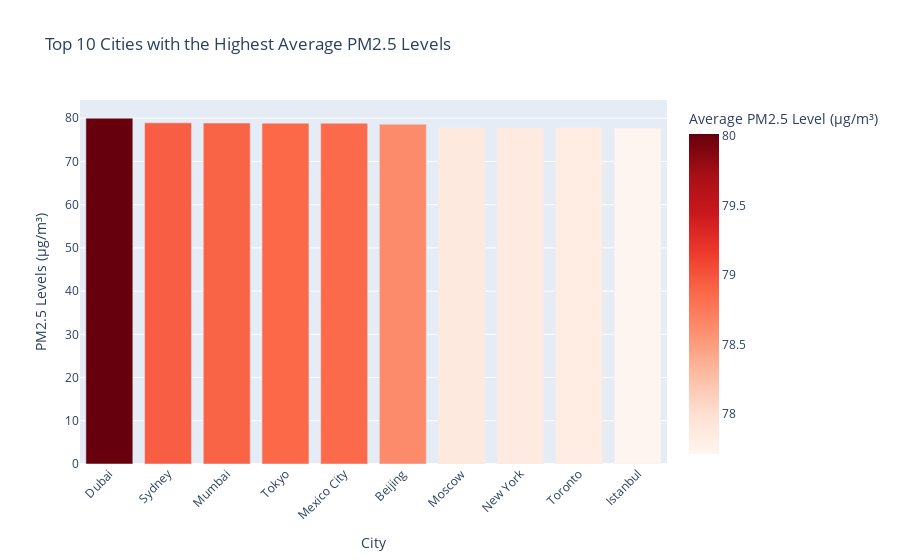

The cell this chart's notebook holds for it:
### Markdown cell above
## **Question 1:** What are the cities with the highest levels of PM2.5, and how do these values compare globally?

### **Benefit:** PM2.5 is a key indicator of air quality and poses significant health risks. Identifying hotspots can help understand which cities need targeted interventions.

### Code cell
pm25_by_city = data.groupby('City', as_index=False)['PM2.5'].mean()

top_cities_pm25 = pm25_by_city.sort_values(by='PM2.5', ascending=False).head(10)

fig = px.bar(top_cities_pm25, 
             x='City', 
             y='PM2.5', 
             title='Top 10 Cities with the Highest Average PM2.5 Levels',
             labels={'PM2.5': 'Average PM2.5 Level (µg/m³)', 'City': 'City'},
             color='PM2.5',
             color_continuous_scale='Reds')

fig.update_layout(
    xaxis_tickangle=-45,
    yaxis_title='PM2.5 Levels (µg/m³)',
    xaxis_title='City',
    template='plotly',
)

fig.show()

### Figure 1 — Plotly figure (JSON) as saved in the notebook; plotly's stock layout.template omitted (floating-point values rounded to 4 significant figures)
{"data": [{"alignmentgroup": "True", "hovertemplate": "City=%{x}<br>Average PM2.5 Level (µg/m³)=%{marker.color}<extra></extra>", "legendgroup": "", "marker": {"color": [80.01, 78.93, 78.9, 78.87, 78.86, 78.63, 77.88, 77.86, 77.83, 77.71], "coloraxis": "coloraxis", "pattern": {"shape": ""}}, "name": "", "offsetgroup": "", "orientation": "v", "showlegend": false, "textposition": "auto", "type": "bar", "x": ["Dubai", "Sydney", "Mumbai", "Tokyo", "Mexico City", "Beijing", "Moscow", "New York", "Toronto", "Istanbul"], "xaxis": "x", "y": [80.01, 78.93, 78.9, 78.87, 78.86, 78.63, 77.88, 77.86, 77.83, 77.71], "yaxis": "y"}], "layout": {"barmode": "relative", "coloraxis": {"colorbar": {"title": {"text": "Average PM2.5 Level (µg/m³)"}}, "colorscale": [[0, "rgb(255,245,240)"], [0.125, "rgb(254,224,210)"], [0.25, "rgb(252,187,161)"], [0.375, "rgb(252,146,114)"], [0.5, "rgb(251,106,74)"], [0.625, "rgb(239,59,44)"], [0.75, "rgb(203,24,29)"], [0.875, "rgb(165,15,21)"], [1, "rgb(103,0,13)"]]}, "legend": {"tracegroupgap": 0}, "title": {"text": "Top 10 Cities with the Highest Average PM2.5 Levels"}, "xaxis": {"anchor": "y", "domain": [0, 1], "tickangle": -45, "title": {"text": "City"}}, "yaxis": {"anchor": "x", "domain": [0, 1], "title": {"text": "PM2.5 Levels (µg/m³)"}}}}
